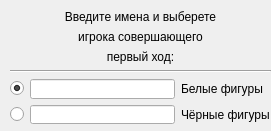
  <widget class="QWidget" name="widget" native="true">
   <property name="geometry">
    <rect>
     <x>10</x>
     <y>310</y>
     <width>271</width>
     <height>131</height>
    </rect>
   </property>
   <widget class="QWidget" name="gridLayoutWidget_2">
    <property name="geometry">
     <rect>
      <x>10</x>
      <y>10</y>
      <width>261</width>
      <height>114</height>
     </rect>
    </property>
    <layout class="QGridLayout" name="gridLayout_3">
     <item row="0" column="0" colspan="3">
      <widget class="QLabel" name="label_players_1">
       <property name="sizePolicy">
        <sizepolicy hsizetype="Preferred" vsizetype="Fixed">
         <horstretch>0</horstretch>
         <verstretch>0</verstretch>
        </sizepolicy>
       </property>
       <property name="minimumSize">
        <size>
         <width>150</width>
         <height>0</height>
        </size>
       </property>
       <property name="text">
        <string>Введите имена и выберете</string>
       </property>
       <property name="textFormat">
        <enum>Qt::RichText</enum>
       </property>
       <property name="scaledContents">
        <bool>true</bool>
       </property>
       <property name="alignment">
        <set>Qt::AlignCenter</set>
       </property>
       <property name="wordWrap">
        <bool>false</bool>
       </property>
       <property name="textInteractionFlags">
        <set>Qt::LinksAccessibleByMouse|Qt::TextSelectableByMouse</set>
       </property>
      </widget>
     </item>
     <item row="1" column="0" colspan="3">
      <widget class="QLabel" name="label_players_2">
       <property name="sizePolicy">
        <sizepolicy hsizetype="Preferred" vsizetype="Fixed">
         <horstretch>0</horstretch>
         <verstretch>0</verstretch>
        </sizepolicy>
       </property>
       <property name="minimumSize">
        <size>
         <width>150</width>
         <height>0</height>
        </size>
       </property>
       <property name="text">
        <string>игрока совершающего</string>
       </property>
       <property name="alignment">
        <set>Qt::AlignCenter</set>
       </property>
      </widget>
     </item>
     <item row="5" column="1">
      <widget class="QLineEdit" name="lineSecond"/>
     </item>
     <item row="5" column="2">
      <widget class="QLabel" name="label_9">
       <property name="sizePolicy">
        <sizepolicy hsizetype="Fixed" vsizetype="Preferred">
         <horstretch>0</horstretch>
         <verstretch>0</verstretch>
        </sizepolicy>
       </property>
       <property name="minimumSize">
        <size>
         <width>90</width>
         <height>0</height>
        </size>
       </property>
       <property name="text">
        <string>Чёрные фигуры</string>
       </property>
      </widget>
     </item>
     <item row="5" column="0">
      <widget class="QRadioButton" name="second">
       <property name="sizePolicy">
        <sizepolicy hsizetype="Fixed" vsizetype="Fixed">
         <horstretch>0</horstretch>
         <verstretch>0</verstretch>
        </sizepolicy>
       </property>
       <property name="text">
        <string/>
       </property>
      </widget>
     </item>
     <item row="4" column="1">
      <widget class="QLineEdit" name="lineFirst"/>
     </item>
     <item row="4" column="0">
      <widget class="QRadioButton" name="first">
       <property name="sizePolicy">
        <sizepolicy hsizetype="Fixed" vsizetype="Fixed">
         <horstretch>0</horstretch>
         <verstretch>0</verstretch>
        </sizepolicy>
       </property>
       <property name="text">
        <string/>
       </property>
       <property name="checked">
        <bool>true</bool>
       </property>
      </widget>
     </item>
     <item row="2" column="0" colspan="3">
      <widget class="QLabel" name="label_players_3">
       <property name="sizePolicy">
        <sizepolicy hsizetype="Preferred" vsizetype="Fixed">
         <horstretch>0</horstretch>
         <verstretch>0</verstretch>
        </sizepolicy>
       </property>
       <property name="minimumSize">
        <size>
         <width>150</width>
         <height>0</height>
        </size>
       </property>
       <property name="text">
        <string>первый ход:</string>
       </property>
       <property name="alignment">
        <set>Qt::AlignCenter</set>
       </property>
      </widget>
     </item>
     <item row="4" column="2">
      <widget class="QLabel" name="label">
       <property name="sizePolicy">
        <sizepolicy hsizetype="Fixed" vsizetype="Preferred">
         <horstretch>0</horstretch>
         <verstretch>0</verstretch>
        </sizepolicy>
       </property>
       <property name="minimumSize">
        <size>
         <width>90</width>
         <height>0</height>
        </size>
       </property>
       <property name="text">
        <string>Белые фигуры</string>
       </property>
      </widget>
     </item>
     <item row="3" column="0" colspan="3">
      <widget class="Line" name="line">
       <property name="orientation">
        <enum>Qt::Horizontal</enum>
       </property>
      </widget>
     </item>
    </layout>
   </widget>
  </widget>
